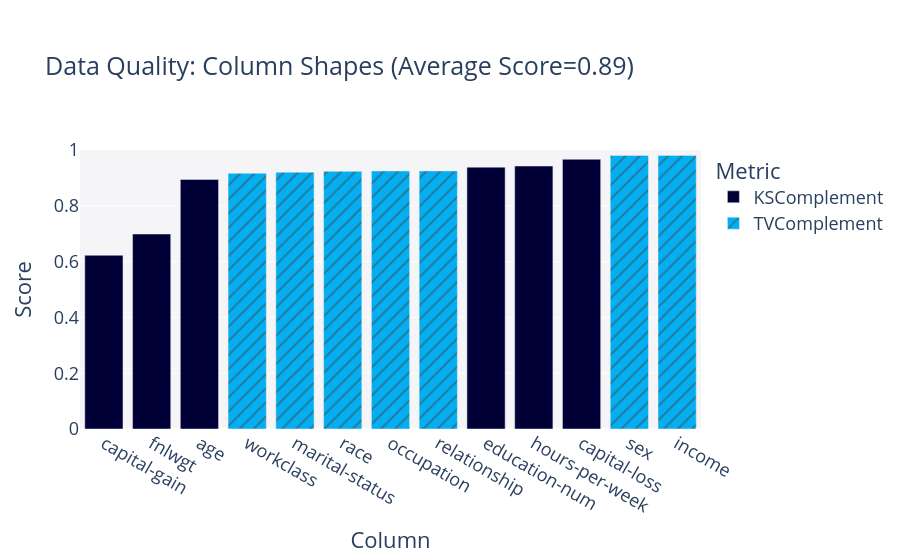

Here is the notebook cell this chart was saved with:
### Code cell
quality_report.get_visualization(property_name="Column Shapes").show(renderer="vscode")

### Figure 1 — Plotly figure (JSON) as saved in the notebook; plotly's stock layout.template omitted (floating-point values rounded to 4 significant figures)
{"data": [{"customdata": [["KSComplement"], ["KSComplement"], ["KSComplement"], ["KSComplement"], ["KSComplement"], ["KSComplement"]], "hovertemplate": "<b>%{hovertext}</b><br><br>Metric=%{customdata[0]}<br>Score=%{y}<extra></extra>", "hovertext": ["age", "fnlwgt", "education-num", "capital-gain", "capital-loss", "hours-per-week"], "legendgroup": "KSComplement", "marker": {"color": "#000036", "pattern": {"shape": ""}}, "name": "KSComplement", "orientation": "v", "showlegend": true, "textposition": "auto", "type": "bar", "x": ["age", "fnlwgt", "education-num", "capital-gain", "capital-loss", "hours-per-week"], "xaxis": "x", "y": [0.8946, 0.6987, 0.9385, 0.6226, 0.9667, 0.9426], "yaxis": "y"}, {"customdata": [["TVComplement"], ["TVComplement"], ["TVComplement"], ["TVComplement"], ["TVComplement"], ["TVComplement"], ["TVComplement"]], "hovertemplate": "<b>%{hovertext}</b><br><br>Metric=%{customdata[0]}<br>Score=%{y}<extra></extra>", "hovertext": ["workclass", "marital-status", "occupation", "relationship", "race", "sex", "income"], "legendgroup": "TVComplement", "marker": {"color": "#03AFF1", "pattern": {"shape": "/"}}, "name": "TVComplement", "orientation": "v", "showlegend": true, "textposition": "auto", "type": "bar", "x": ["workclass", "marital-status", "occupation", "relationship", "race", "sex", "income"], "xaxis": "x", "y": [0.9165, 0.9203, 0.9248, 0.925, 0.9234, 0.9803, 0.9807], "yaxis": "y"}], "layout": {"barmode": "relative", "font": {"size": 18}, "legend": {"title": {"text": "Metric"}, "tracegroupgap": 0}, "margin": {"t": 150}, "plot_bgcolor": "#F5F5F8", "title": {"text": "Data Quality: Column Shapes (Average Score=0.89)"}, "xaxis": {"anchor": "y", "categoryorder": "total ascending", "domain": [0, 1], "title": {"text": "Column"}}, "yaxis": {"anchor": "x", "domain": [0, 1], "range": [0, 1], "title": {"text": "Score"}}}}
